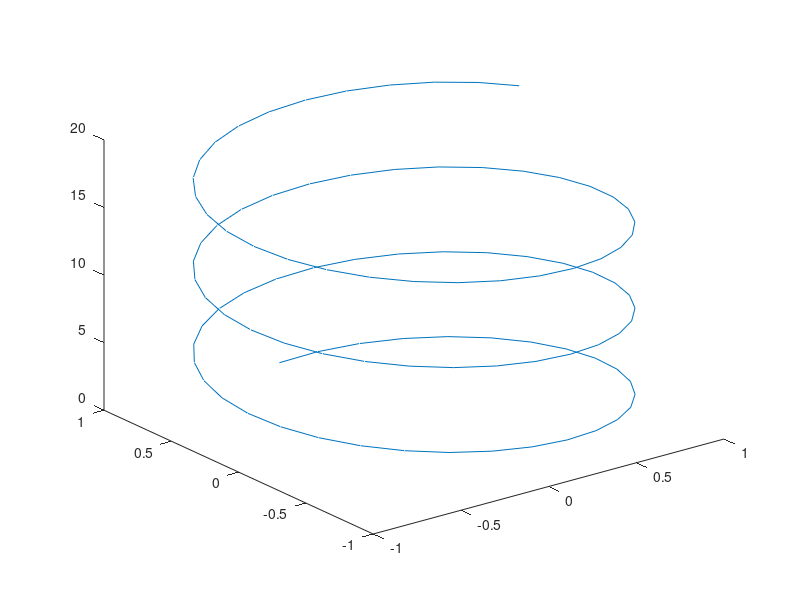

The MATLAB source for this figure:
% use the comaand plot(x,y,z) to plot the circular helix
% x(t)=sint, y(t)=cost, z(t)=t,     0<=t<=20.

t=linspace(0,20,100);
plot3(sin(t),cos(t),t)
